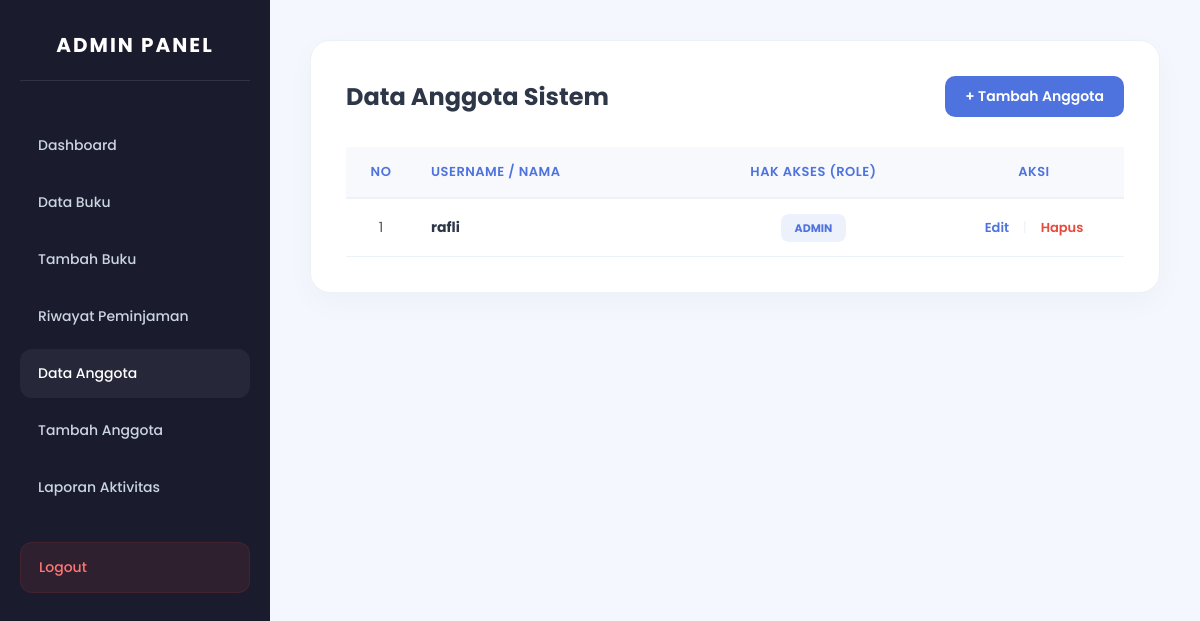
The app's page /project_rafli/admin/data_anggota.php (signed in), older data.
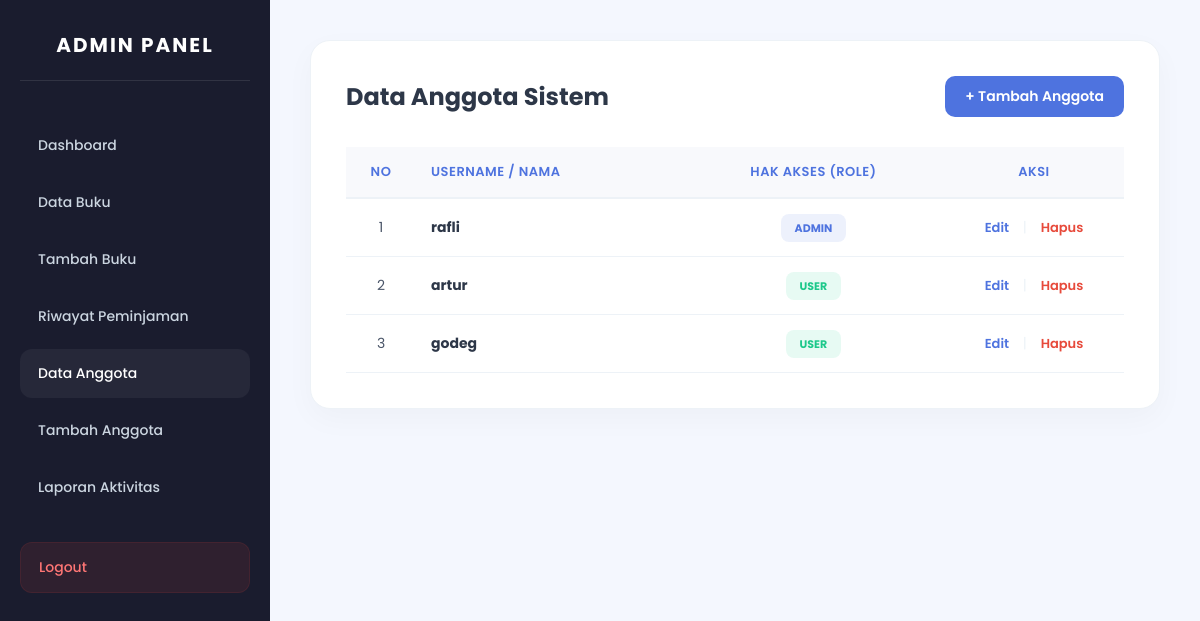
The same page, newer data.
### tables this page shows
CREATE TABLE `users` (
  `id` int(11) NOT NULL,
  `username` varchar(100) NOT NULL,
  `password` varchar(300) NOT NULL,
  `role` enum('admin','user') NOT NULL DEFAULT 'user'
);

### project_rafli/admin/data_anggota.php (the view, shortened to what this page needs)
<?php
include '../config.php';
$data = mysqli_query($koneksi, "SELECT * FROM users ORDER BY role ASC, username ASC");
?>
<!DOCTYPE html>
<html lang="id">
<head>
</head>
<body>
<div class="wrapper">
    <div class="sidebar">
        <h3>ADMIN PANEL</h3>
        <a href="dashboard_admin.php">Dashboard</a>
        <a href="data_buku.php">Data Buku</a>
        <a href="tambah_buku.php">Tambah Buku</a>
        <a href="riwayat_peminjaman.php">Riwayat Peminjaman</a>
        <a href="data_anggota.php" class="active">Data Anggota</a>
        <a href="tambah_anggota.php">Tambah Anggota</a>
        <a href="laporan_aktivitas.php">Laporan Aktivitas</a>
        <a href="../logout.php" class="logout">Logout</a>
    </div>
    <div class="content">
        <div class="container">
            <div class="header-box">
                <h2>Data Anggota Sistem</h2>
                <a href="tambah_anggota.php" style="text-decoration:none; background:#4e73df; color:white; padding:10px 20px; border-radius:10px; font-size:14px; font-weight:600;">+ Tambah Anggota</a>
            </div>
            <table>
                <thead>
                    <tr>
                        <th width="70">No</th>
                        <th style="text-align:left;">Username / Nama</th>
                        <th>Hak Akses (Role)</th>
                        <th width="180">Aksi</th>
                    </tr>
                </thead>
                <tbody>
                    <?php
                    $no = 1;
                    while($d = mysqli_fetch_array($data)){
                        $roleClass = ($d['role'] == 'admin') ? 'role-admin' : 'role-user';
                    ?>
                    <tr>
                        <td><?= $no++ ?></td>
                        <td style="text-align:left;">
                            <strong style="color: #2d3748;"><?= htmlspecialchars($d['username']) ?></strong>
                        </td>
                        <td>
                            <span class="badge <?= $roleClass ?>">
                                <?= $d['role'] ?>
                            </span>
                        </td>
                        <td>
                            <a href="edit_anggota.php?id=<?= $d['id'] ?>" class="btn-aksi btn-edit">Edit</a>
                            <span style="color: #edf2f7;">|</span>
                            <a href="hapus_anggota.php?id=<?= $d['id'] ?>" class="btn-aksi btn-hapus" onclick="return confirm('Yakin ingin menghapus akun <?= $d['username'] ?>?')">Hapus</a>
                        </td>
                    </tr>
                    <?php } ?>
                </tbody>
            </table>
        </div>
    </div>
</div>
</body>
</html>

### project_rafli/admin/data_anggota.php (style rules this page uses)
* { margin:0; padding:0; box-sizing:border-box; font-family:'Poppins',sans-serif }
body { min-height:100vh; background: #f4f7fe; }
.wrapper { display:flex; min-height:100vh; }
.sidebar { width: 270px; background: #1a1c2e; color: #a0aec0; padding: 30px 20px; height: 100vh; position: fixed; left: 0; top: 0; }
.sidebar h3 { text-align: center; color: #fff; font-size: 20px; letter-spacing: 2px; margin-bottom: 40px; text-transform: uppercase; border-bottom: 1px solid rgba(255,255,255,0.1); padding-bottom: 20px; }
.sidebar a { display: block; padding: 14px 18px; color: #cbd5e0; text-decoration: none; border-radius: 12px; margin-bottom: 8px; transition: all 0.3s ease; font-size: 14px; font-weight: 500; }
.sidebar a:hover, .sidebar a.active { background: rgba(255, 255, 255, 0.05); color: #fff; }
.sidebar .logout { background: rgba(231, 74, 59, 0.1); color: #ff7675; margin-top: 30px; text-align: left; border: 1px solid rgba(231, 74, 59, 0.1); }
.content { flex: 1; padding: 40px; margin-left: 270px; }
.container { background: white; padding: 35px; border-radius: 20px; box-shadow: 0 10px 30px rgba(0,0,0,0.03); border: 1px solid #edf2f7; }
.header-box { display: flex; justify-content: space-between; align-items: center; margin-bottom: 30px; }
.header-box h2 { color: #2d3748; font-weight: 700; font-size: 24px; }
table { width: 100%; border-collapse: separate; border-spacing: 0; }
table th { background: #f8f9fc; color: #4e73df; font-weight: 600; text-transform: uppercase; font-size: 13px; letter-spacing: 0.5px; padding: 15px; border-bottom: 2px solid #edf2f7; }
table td { padding: 18px 15px; text-align: center; border-bottom: 1px solid #edf2f7; color: #4a5568; font-size: 14px; }
.badge { padding: 6px 14px; border-radius: 8px; font-size: 11px; font-weight: 700; text-transform: uppercase; }
.role-admin { background: rgba(78, 115, 223, 0.1); color: #4e73df; }
.role-user { background: rgba(28, 200, 138, 0.1); color: #1cc88a; }
.btn-aksi { text-decoration: none; font-weight: 600; font-size: 13px; transition: 0.3s; padding: 5px 10px; }
.btn-edit { color: #4e73df; }
.btn-hapus { color: #e74a3b; }

Row changes from the older to the newer data that the page shows:
added users: username "artur", role "USER"
added users: username "godeg", role "USER"
